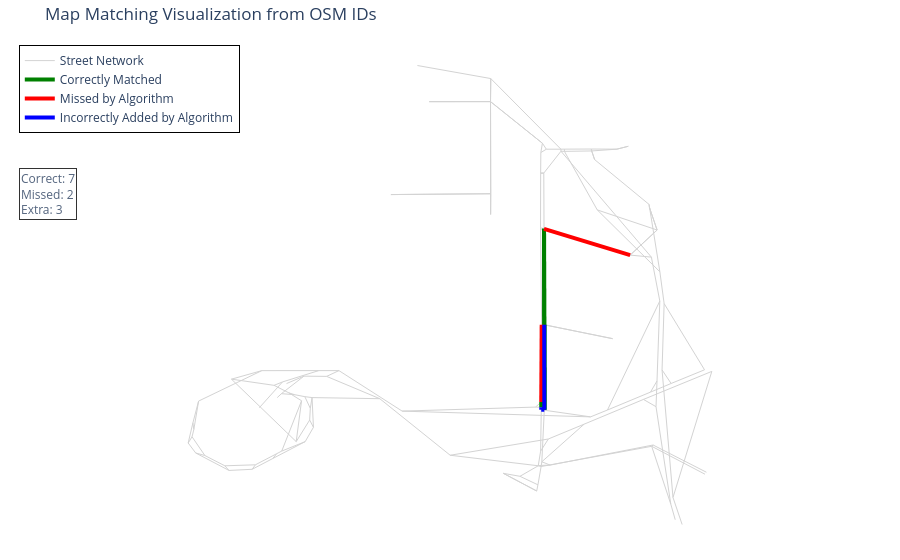

Here is the notebook cell this chart was saved with:
### Code cell
plot_map_matching_from_osmid(
    graph=road_graph,
    ground_truth_osmid_path=gt_edge_ids,
    map_matched_osmid_path=match_result.edge_ids,
)

### Figure 1 — Plotly figure (JSON) as saved in the notebook; plotly's stock layout.template omitted (floating-point values rounded to 4 significant figures; data arrays with more than 128 entries replaced by an {"elided": "..."} marker saying what was removed)
{"data": [{"hoverinfo": "none", "line": {"color": "lightgray", "width": 1}, "mode": "lines", "name": "Street Network", "type": "scatter", "x": {"elided": "522 float values"}, "y": {"elided": "522 float values"}}, {"line": {"color": "green", "width": 4}, "mode": "lines", "name": "Correctly Matched", "type": "scatter", "x": [-87.89, -87.89, null, -87.89, -87.89, null, -87.89, -87.89, null, -87.89, -87.89, null, -87.89, -87.89, null, -87.89, -87.89, null, -87.89, -87.89, null], "y": [41.98, 41.98, null, 41.98, 41.98, null, 41.98, 41.99, null, 41.98, 41.99, null, 41.98, 41.98, null, 41.98, 41.98, null, 41.98, 41.98, null]}, {"line": {"color": "red", "width": 4}, "mode": "lines", "name": "Missed by Algorithm", "type": "scatter", "x": [-87.88, -87.89, null, -87.89, -87.89, null], "y": [41.99, 41.99, null, 41.98, 41.98, null]}, {"line": {"color": "blue", "width": 4}, "mode": "lines", "name": "Incorrectly Added by Algorithm", "type": "scatter", "x": [-87.89, -87.89, null, -87.89, -87.89, null, -87.89, -87.89, null], "y": [41.98, 41.98, null, 41.98, 41.98, null, 41.98, 41.98, null]}], "layout": {"annotations": [{"align": "left", "bgcolor": "white", "bordercolor": "black", "borderwidth": 1, "opacity": 0.8, "showarrow": false, "text": "Correct: 7<br>Missed: 2<br>Extra: 3", "x": 0.01, "xref": "paper", "y": 0.75, "yref": "paper"}], "legend": {"bordercolor": "Black", "borderwidth": 1, "x": 0.01, "y": 0.99}, "margin": {"b": 10, "l": 10, "r": 10, "t": 40}, "plot_bgcolor": "white", "showlegend": true, "title": {"text": "Map Matching Visualization from OSM IDs"}, "xaxis": {"showgrid": false, "showticklabels": false, "zeroline": false}, "yaxis": {"scaleanchor": "x", "scaleratio": 1, "showgrid": false, "showticklabels": false, "zeroline": false}}}
